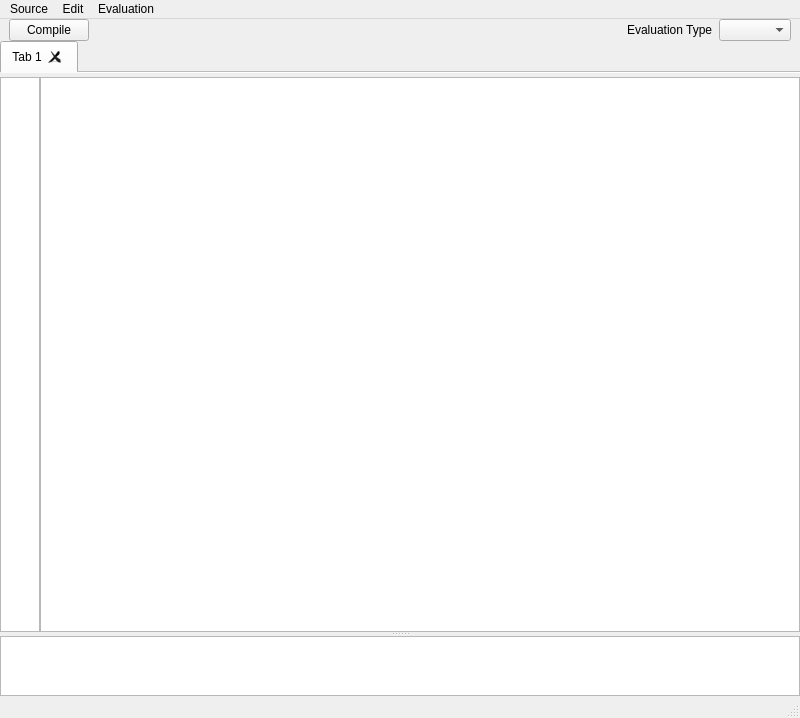
<?xml version="1.0" encoding="UTF-8"?>
<ui version="4.0">
 <class>RvSourceEditor</class>
 <widget class="QMainWindow" name="RvSourceEditor">
  <property name="geometry">
   <rect>
    <x>0</x>
    <y>0</y>
    <width>800</width>
    <height>718</height>
   </rect>
  </property>
  <property name="windowTitle">
   <string>MainWindow</string>
  </property>
  <property name="unifiedTitleAndToolBarOnMac">
   <bool>false</bool>
  </property>
  <widget class="QWidget" name="centralwidget">
   <layout class="QVBoxLayout" name="verticalLayout_2">
    <property name="spacing">
     <number>0</number>
    </property>
    <property name="margin">
     <number>0</number>
    </property>
    <item>
     <widget class="QWidget" name="sourceEditToolWidget" native="true">
      <layout class="QHBoxLayout" name="horizontalLayout_2">
       <property name="topMargin">
        <number>0</number>
       </property>
       <property name="bottomMargin">
        <number>0</number>
       </property>
       <item>
        <widget class="QPushButton" name="compilePushButton">
         <property name="focusPolicy">
          <enum>Qt::NoFocus</enum>
         </property>
         <property name="text">
          <string>Compile</string>
         </property>
        </widget>
       </item>
       <item>
        <spacer name="horizontalSpacer">
         <property name="orientation">
          <enum>Qt::Horizontal</enum>
         </property>
         <property name="sizeHint" stdset="0">
          <size>
           <width>40</width>
           <height>20</height>
          </size>
         </property>
        </spacer>
       </item>
       <item>
        <widget class="QLabel" name="label">
         <property name="text">
          <string>Evaluation Type</string>
         </property>
        </widget>
       </item>
       <item>
        <widget class="QComboBox" name="typeComboBox">
         <property name="focusPolicy">
          <enum>Qt::NoFocus</enum>
         </property>
        </widget>
       </item>
      </layout>
     </widget>
    </item>
    <item>
     <widget class="QTabWidget" name="tabWidget">
      <property name="sizePolicy">
       <sizepolicy hsizetype="Expanding" vsizetype="Minimum">
        <horstretch>0</horstretch>
        <verstretch>0</verstretch>
       </sizepolicy>
      </property>
      <property name="maximumSize">
       <size>
        <width>16777215</width>
        <height>16777215</height>
       </size>
      </property>
      <property name="focusPolicy">
       <enum>Qt::NoFocus</enum>
      </property>
      <property name="tabPosition">
       <enum>QTabWidget::North</enum>
      </property>
      <property name="tabShape">
       <enum>QTabWidget::Rounded</enum>
      </property>
      <property name="currentIndex">
       <number>0</number>
      </property>
      <property name="usesScrollButtons">
       <bool>false</bool>
      </property>
      <property name="documentMode">
       <bool>true</bool>
      </property>
      <property name="tabsClosable">
       <bool>true</bool>
      </property>
      <property name="movable">
       <bool>true</bool>
      </property>
      <widget class="QWidget" name="tab_2">
       <attribute name="title">
        <string notr="true">Tab 1</string>
       </attribute>
       <layout class="QVBoxLayout" name="verticalLayout">
        <property name="margin">
         <number>0</number>
        </property>
       </layout>
      </widget>
     </widget>
    </item>
    <item>
     <widget class="QSplitter" name="splitter">
      <property name="orientation">
       <enum>Qt::Vertical</enum>
      </property>
      <property name="handleWidth">
       <number>4</number>
      </property>
      <widget class="QWidget" name="layoutWidget">
       <layout class="QHBoxLayout" name="horizontalLayout">
        <property name="spacing">
         <number>0</number>
        </property>
        <item>
         <widget class="QTextEdit" name="marginTextEdit">
          <property name="sizePolicy">
           <sizepolicy hsizetype="Minimum" vsizetype="Expanding">
            <horstretch>0</horstretch>
            <verstretch>0</verstretch>
           </sizepolicy>
          </property>
          <property name="minimumSize">
           <size>
            <width>40</width>
            <height>0</height>
           </size>
          </property>
          <property name="maximumSize">
           <size>
            <width>40</width>
            <height>16777215</height>
           </size>
          </property>
          <property name="baseSize">
           <size>
            <width>0</width>
            <height>0</height>
           </size>
          </property>
          <property name="focusPolicy">
           <enum>Qt::NoFocus</enum>
          </property>
          <property name="acceptDrops">
           <bool>false</bool>
          </property>
          <property name="verticalScrollBarPolicy">
           <enum>Qt::ScrollBarAlwaysOff</enum>
          </property>
          <property name="horizontalScrollBarPolicy">
           <enum>Qt::ScrollBarAlwaysOff</enum>
          </property>
          <property name="undoRedoEnabled">
           <bool>false</bool>
          </property>
          <property name="lineWrapMode">
           <enum>QTextEdit::NoWrap</enum>
          </property>
          <property name="readOnly">
           <bool>true</bool>
          </property>
          <property name="html">
           <string>&lt;!DOCTYPE HTML PUBLIC &quot;-//W3C//DTD HTML 4.0//EN&quot; &quot;http://www.w3.org/TR/REC-html40/strict.dtd&quot;&gt;
&lt;html&gt;&lt;head&gt;&lt;meta name=&quot;qrichtext&quot; content=&quot;1&quot; /&gt;&lt;style type=&quot;text/css&quot;&gt;
p, li { white-space: pre-wrap; }
&lt;/style&gt;&lt;/head&gt;&lt;body style=&quot; font-family:'Lucida Grande'; font-size:13pt; font-weight:400; font-style:normal;&quot;&gt;
&lt;p style=&quot;-qt-paragraph-type:empty; margin-top:0px; margin-bottom:0px; margin-left:0px; margin-right:0px; -qt-block-indent:0; text-indent:0px;&quot;&gt;&lt;br /&gt;&lt;/p&gt;&lt;/body&gt;&lt;/html&gt;</string>
          </property>
          <property name="cursorWidth">
           <number>0</number>
          </property>
          <property name="textInteractionFlags">
           <set>Qt::NoTextInteraction</set>
          </property>
         </widget>
        </item>
        <item>
         <widget class="QTextEdit" name="textEdit">
          <property name="sizePolicy">
           <sizepolicy hsizetype="Expanding" vsizetype="Expanding">
            <horstretch>1</horstretch>
            <verstretch>0</verstretch>
           </sizepolicy>
          </property>
          <property name="lineWrapMode">
           <enum>QTextEdit::NoWrap</enum>
          </property>
          <property name="html">
           <string>&lt;!DOCTYPE HTML PUBLIC &quot;-//W3C//DTD HTML 4.0//EN&quot; &quot;http://www.w3.org/TR/REC-html40/strict.dtd&quot;&gt;
&lt;html&gt;&lt;head&gt;&lt;meta name=&quot;qrichtext&quot; content=&quot;1&quot; /&gt;&lt;style type=&quot;text/css&quot;&gt;
p, li { white-space: pre-wrap; }
&lt;/style&gt;&lt;/head&gt;&lt;body style=&quot; font-family:'Lucida Grande'; font-size:13pt; font-weight:400; font-style:normal;&quot;&gt;
&lt;p style=&quot;-qt-paragraph-type:empty; margin-top:0px; margin-bottom:0px; margin-left:0px; margin-right:0px; -qt-block-indent:0; text-indent:0px;&quot;&gt;&lt;br /&gt;&lt;/p&gt;&lt;/body&gt;&lt;/html&gt;</string>
          </property>
          <property name="cursorWidth">
           <number>2</number>
          </property>
         </widget>
        </item>
       </layout>
      </widget>
      <widget class="QTextEdit" name="outputTextEdit">
       <property name="sizePolicy">
        <sizepolicy hsizetype="Expanding" vsizetype="MinimumExpanding">
         <horstretch>0</horstretch>
         <verstretch>0</verstretch>
        </sizepolicy>
       </property>
       <property name="maximumSize">
        <size>
         <width>16777215</width>
         <height>60</height>
        </size>
       </property>
       <property name="focusPolicy">
        <enum>Qt::NoFocus</enum>
       </property>
       <property name="readOnly">
        <bool>true</bool>
       </property>
      </widget>
     </widget>
    </item>
   </layout>
  </widget>
  <widget class="QMenuBar" name="menubar">
   <property name="geometry">
    <rect>
     <x>0</x>
     <y>0</y>
     <width>800</width>
     <height>22</height>
    </rect>
   </property>
   <widget class="QMenu" name="menuSource">
    <property name="title">
     <string>Source</string>
    </property>
    <widget class="QMenu" name="menuTemplate">
     <property name="title">
      <string>Template</string>
     </property>
     <addaction name="actionColor"/>
     <addaction name="actionFilter"/>
     <addaction name="actionMerge"/>
     <addaction name="actionTransition"/>
    </widget>
    <addaction name="actionImportFile"/>
    <addaction name="menuTemplate"/>
    <addaction name="separator"/>
    <addaction name="actionCompile"/>
    <addaction name="separator"/>
    <addaction name="actionRevert"/>
    <addaction name="separator"/>
    <addaction name="actionPublish"/>
   </widget>
   <widget class="QMenu" name="menuEdit">
    <property name="title">
     <string>Edit</string>
    </property>
    <widget class="QMenu" name="menuEmacs_Keys">
     <property name="title">
      <string>Emacs Keys</string>
     </property>
     <addaction name="actionNext_Line"/>
     <addaction name="actionPrevious_Line"/>
     <addaction name="actionNext_Word"/>
     <addaction name="actionPrevious_Word"/>
     <addaction name="actionTop_of_Buffer"/>
     <addaction name="actionEnd_of_Buffer"/>
    </widget>
    <addaction name="actionUndo"/>
    <addaction name="actionRedo"/>
    <addaction name="separator"/>
    <addaction name="actionCut"/>
    <addaction name="actionCopy"/>
    <addaction name="actionPaste"/>
    <addaction name="separator"/>
    <addaction name="actionSelectAll"/>
    <addaction name="actionDeselectAll"/>
    <addaction name="separator"/>
    <addaction name="actionBigger_Text"/>
    <addaction name="actionSmaller_Text"/>
    <addaction name="menuEmacs_Keys"/>
   </widget>
   <widget class="QMenu" name="menuEvaluation">
    <property name="title">
     <string>Evaluation</string>
    </property>
   </widget>
   <addaction name="menuSource"/>
   <addaction name="menuEdit"/>
   <addaction name="menuEvaluation"/>
  </widget>
  <widget class="QStatusBar" name="statusbar"/>
  <action name="actionImportFile">
   <property name="text">
    <string>Import File</string>
   </property>
   <property name="shortcut">
    <string>Ctrl+O</string>
   </property>
  </action>
  <action name="actionUndo">
   <property name="text">
    <string>Undo</string>
   </property>
   <property name="shortcut">
    <string>Ctrl+Z</string>
   </property>
  </action>
  <action name="actionRedo">
   <property name="text">
    <string>Redo</string>
   </property>
   <property name="shortcut">
    <string>Ctrl+Shift+Z</string>
   </property>
  </action>
  <action name="actionSelectAll">
   <property name="text">
    <string>Select All</string>
   </property>
   <property name="shortcut">
    <string>Ctrl+A</string>
   </property>
  </action>
  <action name="actionDeselectAll">
   <property name="text">
    <string>Deselect All</string>
   </property>
  </action>
  <action name="actionCompile">
   <property name="text">
    <string>Compile</string>
   </property>
   <property name="shortcut">
    <string>Ctrl+S</string>
   </property>
  </action>
  <action name="actionRevert">
   <property name="text">
    <string>Revert</string>
   </property>
  </action>
  <action name="actionColor">
   <property name="text">
    <string>Color</string>
   </property>
  </action>
  <action name="actionFilter">
   <property name="text">
    <string>Filter</string>
   </property>
  </action>
  <action name="actionMerge">
   <property name="text">
    <string>Merge</string>
   </property>
  </action>
  <action name="actionTransition">
   <property name="text">
    <string>Transition</string>
   </property>
  </action>
  <action name="actionBigger_Text">
   <property name="text">
    <string>Bigger Text</string>
   </property>
   <property name="shortcut">
    <string>Ctrl+=</string>
   </property>
  </action>
  <action name="actionSmaller_Text">
   <property name="text">
    <string>Smaller Text</string>
   </property>
   <property name="shortcut">
    <string>Ctrl+-</string>
   </property>
  </action>
  <action name="actionPublish">
   <property name="text">
    <string>Publish</string>
   </property>
  </action>
  <action name="actionCut">
   <property name="text">
    <string>Cut</string>
   </property>
   <property name="shortcut">
    <string>Ctrl+X</string>
   </property>
  </action>
  <action name="actionCopy">
   <property name="text">
    <string>Copy</string>
   </property>
   <property name="shortcut">
    <string>Ctrl+C</string>
   </property>
  </action>
  <action name="actionPaste">
   <property name="text">
    <string>Paste</string>
   </property>
   <property name="shortcut">
    <string>Ctrl+V</string>
   </property>
  </action>
  <action name="actionNext_Line">
   <property name="text">
    <string>Next Line</string>
   </property>
   <property name="shortcut">
    <string>Ctrl+N</string>
   </property>
  </action>
  <action name="actionPrevious_Line">
   <property name="text">
    <string>Previous Line</string>
   </property>
   <property name="shortcut">
    <string>Ctrl+P</string>
   </property>
  </action>
  <action name="actionNext_Word">
   <property name="text">
    <string>Next Word</string>
   </property>
   <property name="shortcut">
    <string>Ctrl+F</string>
   </property>
  </action>
  <action name="actionPrevious_Word">
   <property name="text">
    <string>Previous Word</string>
   </property>
   <property name="shortcut">
    <string>Ctrl+B</string>
   </property>
  </action>
  <action name="actionTop_of_Buffer">
   <property name="text">
    <string>Top of Buffer</string>
   </property>
   <property name="shortcut">
    <string>Ctrl+Shift+,</string>
   </property>
  </action>
  <action name="actionEnd_of_Buffer">
   <property name="text">
    <string>End of Buffer</string>
   </property>
   <property name="shortcut">
    <string>Ctrl+Shift+.</string>
   </property>
  </action>
 </widget>
 <tabstops>
  <tabstop>textEdit</tabstop>
 </tabstops>
 <resources/>
 <connections>
  <connection>
   <sender>compilePushButton</sender>
   <signal>released()</signal>
   <receiver>actionCompile</receiver>
   <slot>trigger()</slot>
   <hints>
    <hint type="sourcelabel">
     <x>448</x>
     <y>271</y>
    </hint>
    <hint type="destinationlabel">
     <x>-1</x>
     <y>-1</y>
    </hint>
   </hints>
  </connection>
 </connections>
</ui>
